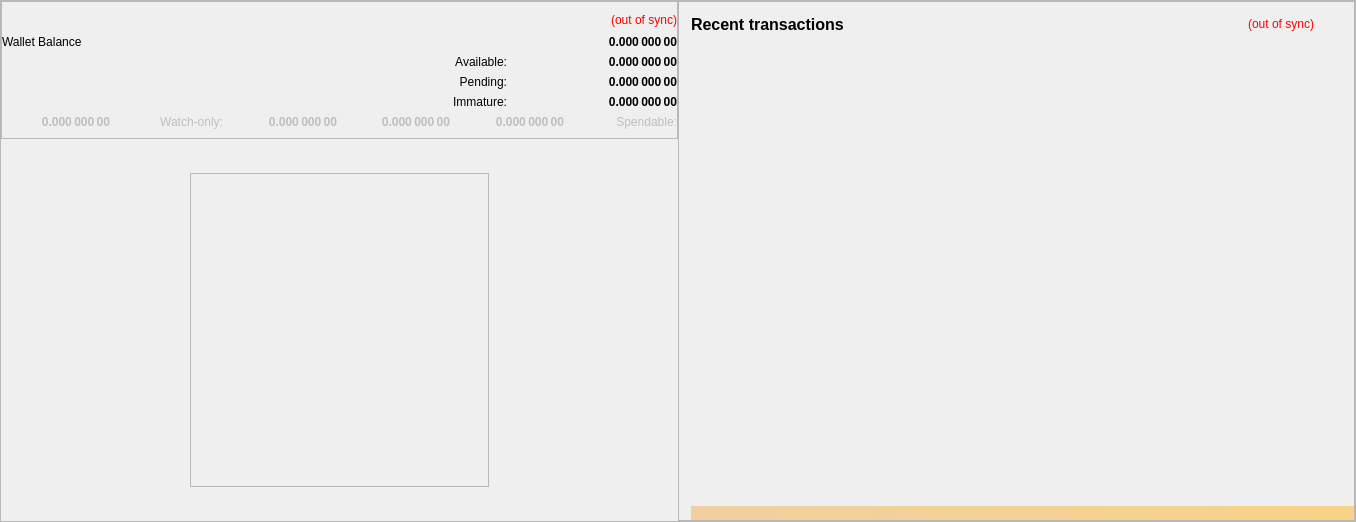
<?xml version="1.0" encoding="UTF-8"?>
<ui version="4.0">
 <class>OverviewPage</class>
 <widget class="QWidget" name="OverviewPage">
  <property name="geometry">
   <rect>
    <x>0</x>
    <y>0</y>
    <width>1356</width>
    <height>522</height>
   </rect>
  </property>
  <property name="minimumSize">
   <size>
    <width>960</width>
    <height>0</height>
   </size>
  </property>
  <property name="font">
   <font>
    <weight>50</weight>
    <bold>false</bold>
   </font>
  </property>
  <property name="windowTitle">
   <string>Form</string>
  </property>
  <layout class="QVBoxLayout" name="topLayout" stretch="0">
   <property name="leftMargin">
    <number>0</number>
   </property>
   <property name="topMargin">
    <number>0</number>
   </property>
   <property name="rightMargin">
    <number>0</number>
   </property>
   <property name="bottomMargin">
    <number>0</number>
   </property>
   <item>
    <widget class="QFrame" name="frame_BG">
     <property name="minimumSize">
      <size>
       <width>850</width>
       <height>0</height>
      </size>
     </property>
     <property name="maximumSize">
      <size>
       <width>16777215</width>
       <height>16777215</height>
      </size>
     </property>
     <property name="frameShape">
      <enum>QFrame::StyledPanel</enum>
     </property>
     <property name="frameShadow">
      <enum>QFrame::Raised</enum>
     </property>
     <layout class="QVBoxLayout" name="verticalLayout_3" stretch="0">
      <property name="leftMargin">
       <number>0</number>
      </property>
      <property name="topMargin">
       <number>0</number>
      </property>
      <property name="rightMargin">
       <number>0</number>
      </property>
      <property name="bottomMargin">
       <number>0</number>
      </property>
      <item>
       <layout class="QVBoxLayout" name="verticalLayout_Master" stretch="1">
        <property name="leftMargin">
         <number>0</number>
        </property>
        <property name="topMargin">
         <number>0</number>
        </property>
        <property name="rightMargin">
         <number>0</number>
        </property>
        <property name="bottomMargin">
         <number>0</number>
        </property>
        <item>
         <widget class="QFrame" name="frame_Content">
          <layout class="QVBoxLayout" name="verticalLayout_Content">
           <property name="leftMargin">
            <number>0</number>
           </property>
           <property name="topMargin">
            <number>0</number>
           </property>
           <property name="rightMargin">
            <number>0</number>
           </property>
           <property name="bottomMargin">
            <number>0</number>
           </property>
           <item>
            <layout class="QHBoxLayout" name="horizontalLayout_Content" stretch="1,1">
             <property name="spacing">
              <number>0</number>
             </property>
             <item>
              <layout class="QVBoxLayout" name="verticalLayout_left" stretch="0,1">
               <item>
                <widget class="QFrame" name="frameBalances">
                 <property name="enabled">
                  <bool>true</bool>
                 </property>
                 <property name="frameShape">
                  <enum>QFrame::StyledPanel</enum>
                 </property>
                 <property name="frameShadow">
                  <enum>QFrame::Raised</enum>
                 </property>
                 <layout class="QVBoxLayout" name="verticalLayout_4">
                  <property name="leftMargin">
                   <number>0</number>
                  </property>
                  <property name="rightMargin">
                   <number>0</number>
                  </property>
                  <item>
                   <layout class="QHBoxLayout" name="hlBalancesHeader" stretch="0,0">
                    <property name="spacing">
                     <number>6</number>
                    </property>
                    <property name="sizeConstraint">
                     <enum>QLayout::SetFixedSize</enum>
                    </property>
                    <item>
                     <widget class="QLabel" name="labelBalances">
                      <property name="minimumSize">
                       <size>
                        <width>0</width>
                        <height>0</height>
                       </size>
                      </property>
                      <property name="font">
                       <font>
                        <pointsize>12</pointsize>
                        <weight>75</weight>
                        <bold>true</bold>
                       </font>
                      </property>
                      <property name="text">
                       <string/>
                      </property>
                     </widget>
                    </item>
                    <item>
                     <widget class="QLabel" name="labelWalletStatus">
                      <property name="cursor">
                       <cursorShape>WhatsThisCursor</cursorShape>
                      </property>
                      <property name="toolTip">
                       <string>The displayed information may be out of date. Your wallet automatically synchronizes with the WORKBIT network after a connection is established, but this process has not completed yet.</string>
                      </property>
                      <property name="styleSheet">
                       <string notr="true">QLabel { color: red; }</string>
                      </property>
                      <property name="text">
                       <string notr="true">(out of sync)</string>
                      </property>
                      <property name="alignment">
                       <set>Qt::AlignRight|Qt::AlignTrailing|Qt::AlignVCenter</set>
                      </property>
                     </widget>
                    </item>
                   </layout>
                  </item>
                  <item>
                   <layout class="QHBoxLayout" name="horizontalLayout">
                    <property name="spacing">
                     <number>0</number>
                    </property>
                    <item>
                     <widget class="QLabel" name="labelTotalText">
                      <property name="text">
                       <string>Wallet Balance</string>
                      </property>
                      <property name="textInteractionFlags">
                       <set>Qt::NoTextInteraction</set>
                      </property>
                     </widget>
                    </item>
                    <item>
                     <widget class="QLabel" name="labelTotal">
                      <property name="font">
                       <font>
                        <weight>75</weight>
                        <bold>true</bold>
                       </font>
                      </property>
                      <property name="cursor">
                       <cursorShape>ArrowCursor</cursorShape>
                      </property>
                      <property name="toolTip">
                       <string>Your current spendable balance</string>
                      </property>
                      <property name="text">
                       <string notr="true">0.000 000 00</string>
                      </property>
                      <property name="alignment">
                       <set>Qt::AlignRight|Qt::AlignTrailing|Qt::AlignVCenter</set>
                      </property>
                      <property name="textInteractionFlags">
                       <set>Qt::NoTextInteraction</set>
                      </property>
                     </widget>
                    </item>
                   </layout>
                  </item>
                  <item>
                   <layout class="QHBoxLayout" name="horizontalLayout_3">
                    <item>
                     <widget class="QLabel" name="label_2">
                      <property name="text">
                       <string/>
                      </property>
                     </widget>
                    </item>
                    <item>
                     <widget class="QLabel" name="label">
                      <property name="text">
                       <string/>
                      </property>
                     </widget>
                    </item>
                    <item>
                     <widget class="QLabel" name="labelBalanceText">
                      <property name="text">
                       <string>Available:</string>
                      </property>
                      <property name="alignment">
                       <set>Qt::AlignRight|Qt::AlignTrailing|Qt::AlignVCenter</set>
                      </property>
                      <property name="textInteractionFlags">
                       <set>Qt::NoTextInteraction</set>
                      </property>
                     </widget>
                    </item>
                    <item>
                     <widget class="QLabel" name="labelBalance">
                      <property name="font">
                       <font>
                        <weight>75</weight>
                        <bold>true</bold>
                       </font>
                      </property>
                      <property name="cursor">
                       <cursorShape>ArrowCursor</cursorShape>
                      </property>
                      <property name="toolTip">
                       <string>Your current total balance</string>
                      </property>
                      <property name="text">
                       <string notr="true">0.000 000 00</string>
                      </property>
                      <property name="alignment">
                       <set>Qt::AlignRight|Qt::AlignTrailing|Qt::AlignVCenter</set>
                      </property>
                      <property name="textInteractionFlags">
                       <set>Qt::NoTextInteraction</set>
                      </property>
                     </widget>
                    </item>
                   </layout>
                  </item>
                  <item>
                   <layout class="QHBoxLayout" name="horizontalLayout_4">
                    <item>
                     <widget class="QLabel" name="label_5">
                      <property name="text">
                       <string/>
                      </property>
                     </widget>
                    </item>
                    <item>
                     <widget class="QLabel" name="label_3">
                      <property name="text">
                       <string/>
                      </property>
                     </widget>
                    </item>
                    <item>
                     <widget class="QLabel" name="labelPendingText">
                      <property name="text">
                       <string>Pending:</string>
                      </property>
                      <property name="alignment">
                       <set>Qt::AlignRight|Qt::AlignTrailing|Qt::AlignVCenter</set>
                      </property>
                      <property name="textInteractionFlags">
                       <set>Qt::NoTextInteraction</set>
                      </property>
                     </widget>
                    </item>
                    <item>
                     <widget class="QLabel" name="labelUnconfirmed">
                      <property name="font">
                       <font>
                        <weight>75</weight>
                        <bold>true</bold>
                       </font>
                      </property>
                      <property name="cursor">
                       <cursorShape>ArrowCursor</cursorShape>
                      </property>
                      <property name="toolTip">
                       <string>Total of transactions that have yet to be confirmed, and do not yet count toward the spendable balance</string>
                      </property>
                      <property name="text">
                       <string notr="true">0.000 000 00</string>
                      </property>
                      <property name="alignment">
                       <set>Qt::AlignRight|Qt::AlignTrailing|Qt::AlignVCenter</set>
                      </property>
                      <property name="textInteractionFlags">
                       <set>Qt::NoTextInteraction</set>
                      </property>
                     </widget>
                    </item>
                   </layout>
                  </item>
                  <item>
                   <layout class="QHBoxLayout" name="horizontalLayout_6">
                    <item>
                     <widget class="QLabel" name="label_7">
                      <property name="text">
                       <string/>
                      </property>
                     </widget>
                    </item>
                    <item>
                     <widget class="QLabel" name="label_6">
                      <property name="text">
                       <string/>
                      </property>
                     </widget>
                    </item>
                    <item>
                     <widget class="QLabel" name="labelImmatureText">
                      <property name="text">
                       <string>Immature:</string>
                      </property>
                      <property name="alignment">
                       <set>Qt::AlignRight|Qt::AlignTrailing|Qt::AlignVCenter</set>
                      </property>
                      <property name="textInteractionFlags">
                       <set>Qt::NoTextInteraction</set>
                      </property>
                     </widget>
                    </item>
                    <item>
                     <widget class="QLabel" name="labelImmature">
                      <property name="font">
                       <font>
                        <weight>75</weight>
                        <bold>true</bold>
                       </font>
                      </property>
                      <property name="cursor">
                       <cursorShape>ArrowCursor</cursorShape>
                      </property>
                      <property name="toolTip">
                       <string>Staked or masternode rewards that has not yet matured</string>
                      </property>
                      <property name="text">
                       <string notr="true">0.000 000 00</string>
                      </property>
                      <property name="alignment">
                       <set>Qt::AlignRight|Qt::AlignTrailing|Qt::AlignVCenter</set>
                      </property>
                      <property name="textInteractionFlags">
                       <set>Qt::NoTextInteraction</set>
                      </property>
                     </widget>
                    </item>
                   </layout>
                  </item>
                  <item>
                   <layout class="QHBoxLayout" name="horizontalLayout_7">
                    <item>
                     <widget class="QLabel" name="labelWatchTotal">
                      <property name="enabled">
                       <bool>false</bool>
                      </property>
                      <property name="font">
                       <font>
                        <weight>75</weight>
                        <bold>true</bold>
                       </font>
                      </property>
                      <property name="cursor">
                       <cursorShape>ArrowCursor</cursorShape>
                      </property>
                      <property name="toolTip">
                       <string>Current total balance in watch-only addresses</string>
                      </property>
                      <property name="text">
                       <string notr="true">0.000 000 00</string>
                      </property>
                      <property name="alignment">
                       <set>Qt::AlignRight|Qt::AlignTrailing|Qt::AlignVCenter</set>
                      </property>
                      <property name="textInteractionFlags">
                       <set>Qt::NoTextInteraction</set>
                      </property>
                     </widget>
                    </item>
                    <item>
                     <widget class="QLabel" name="labelWatchonly">
                      <property name="enabled">
                       <bool>false</bool>
                      </property>
                      <property name="text">
                       <string>Watch-only:</string>
                      </property>
                      <property name="alignment">
                       <set>Qt::AlignRight|Qt::AlignTrailing|Qt::AlignVCenter</set>
                      </property>
                     </widget>
                    </item>
                    <item>
                     <widget class="QLabel" name="labelWatchImmature">
                      <property name="enabled">
                       <bool>false</bool>
                      </property>
                      <property name="font">
                       <font>
                        <weight>75</weight>
                        <bold>true</bold>
                       </font>
                      </property>
                      <property name="cursor">
                       <cursorShape>ArrowCursor</cursorShape>
                      </property>
                      <property name="toolTip">
                       <string>Staked or masternode rewards in watch-only addresses that has not yet matured</string>
                      </property>
                      <property name="text">
                       <string notr="true">0.000 000 00</string>
                      </property>
                      <property name="alignment">
                       <set>Qt::AlignRight|Qt::AlignTrailing|Qt::AlignVCenter</set>
                      </property>
                      <property name="textInteractionFlags">
                       <set>Qt::NoTextInteraction</set>
                      </property>
                     </widget>
                    </item>
                    <item>
                     <widget class="QLabel" name="labelWatchPending">
                      <property name="enabled">
                       <bool>false</bool>
                      </property>
                      <property name="font">
                       <font>
                        <weight>75</weight>
                        <bold>true</bold>
                       </font>
                      </property>
                      <property name="cursor">
                       <cursorShape>ArrowCursor</cursorShape>
                      </property>
                      <property name="toolTip">
                       <string>Unconfirmed transactions to watch-only addresses</string>
                      </property>
                      <property name="text">
                       <string notr="true">0.000 000 00</string>
                      </property>
                      <property name="alignment">
                       <set>Qt::AlignRight|Qt::AlignTrailing|Qt::AlignVCenter</set>
                      </property>
                      <property name="textInteractionFlags">
                       <set>Qt::NoTextInteraction</set>
                      </property>
                     </widget>
                    </item>
                    <item>
                     <widget class="QLabel" name="labelWatchAvailable">
                      <property name="enabled">
                       <bool>false</bool>
                      </property>
                      <property name="font">
                       <font>
                        <weight>75</weight>
                        <bold>true</bold>
                       </font>
                      </property>
                      <property name="cursor">
                       <cursorShape>ArrowCursor</cursorShape>
                      </property>
                      <property name="toolTip">
                       <string>Your current balance in watch-only addresses</string>
                      </property>
                      <property name="text">
                       <string notr="true">0.000 000 00</string>
                      </property>
                      <property name="alignment">
                       <set>Qt::AlignRight|Qt::AlignTrailing|Qt::AlignVCenter</set>
                      </property>
                      <property name="textInteractionFlags">
                       <set>Qt::NoTextInteraction</set>
                      </property>
                     </widget>
                    </item>
                    <item>
                     <widget class="QLabel" name="labelSpendable">
                      <property name="enabled">
                       <bool>false</bool>
                      </property>
                      <property name="text">
                       <string>Spendable:</string>
                      </property>
                      <property name="alignment">
                       <set>Qt::AlignRight|Qt::AlignTrailing|Qt::AlignVCenter</set>
                      </property>
                     </widget>
                    </item>
                   </layout>
                  </item>
                 </layout>
                </widget>
               </item>
               <item alignment="Qt::AlignHCenter|Qt::AlignVCenter">
                <widget class="QFrame" name="frameLogoIcon">
                 <property name="enabled">
                  <bool>true</bool>
                 </property>
                 <property name="minimumSize">
                  <size>
                   <width>299</width>
                   <height>314</height>
                  </size>
                 </property>
                 <property name="frameShape">
                  <enum>QFrame::StyledPanel</enum>
                 </property>
                 <property name="frameShadow">
                  <enum>QFrame::Raised</enum>
                 </property>
                 <widget class="QWidget" name="horizontalLayoutWidget">
                  <property name="geometry">
                   <rect>
                    <x>0</x>
                    <y>0</y>
                    <width>301</width>
                    <height>316</height>
                   </rect>
                  </property>
                  <layout class="QVBoxLayout" name="verticalLayout" stretch="0">
                   <property name="spacing">
                    <number>0</number>
                   </property>
                   <property name="sizeConstraint">
                    <enum>QLayout::SetMinimumSize</enum>
                   </property>
                   <item>
                    <widget class="QLabel" name="logoIcon">
                     <property name="minimumSize">
                      <size>
                       <width>299</width>
                       <height>314</height>
                      </size>
                     </property>
                     <property name="maximumSize">
                      <size>
                       <width>299</width>
                       <height>314</height>
                      </size>
                     </property>
                     <property name="text">
                      <string/>
                     </property>
                     <property name="alignment">
                      <set>Qt::AlignCenter</set>
                     </property>
                    </widget>
                   </item>
                  </layout>
                 </widget>
                </widget>
               </item>
              </layout>
             </item>
             <item>
              <layout class="QVBoxLayout" name="verticalLayout_right" stretch="0">
               <item>
                <widget class="QFrame" name="frame_RecentTransactions">
                 <property name="minimumSize">
                  <size>
                   <width>0</width>
                   <height>0</height>
                  </size>
                 </property>
                 <property name="maximumSize">
                  <size>
                   <width>16777215</width>
                   <height>16777214</height>
                  </size>
                 </property>
                 <property name="frameShape">
                  <enum>QFrame::StyledPanel</enum>
                 </property>
                 <property name="frameShadow">
                  <enum>QFrame::Raised</enum>
                 </property>
                 <layout class="QVBoxLayout" name="verticalLayout_1" stretch="0,0,0,0">
                  <property name="leftMargin">
                   <number>12</number>
                  </property>
                  <property name="topMargin">
                   <number>12</number>
                  </property>
                  <property name="rightMargin">
                   <number>0</number>
                  </property>
                  <property name="bottomMargin">
                   <number>0</number>
                  </property>
                  <item>
                   <layout class="QHBoxLayout" name="horizontalLayout_2" stretch="2,0,0">
                    <property name="spacing">
                     <number>3</number>
                    </property>
                    <item>
                     <widget class="QLabel" name="label_4">
                      <property name="minimumSize">
                       <size>
                        <width>0</width>
                        <height>20</height>
                       </size>
                      </property>
                      <property name="font">
                       <font>
                        <pointsize>12</pointsize>
                        <weight>75</weight>
                        <bold>true</bold>
                       </font>
                      </property>
                      <property name="text">
                       <string>Recent transactions</string>
                      </property>
                     </widget>
                    </item>
                    <item>
                     <widget class="QLabel" name="labelTransactionsStatus">
                      <property name="cursor">
                       <cursorShape>WhatsThisCursor</cursorShape>
                      </property>
                      <property name="toolTip">
                       <string>The displayed information may be out of date. Your wallet automatically synchronizes with the WORKBIT network after a connection is established, but this process has not completed yet.</string>
                      </property>
                      <property name="styleSheet">
                       <string notr="true">QLabel { color: red; }</string>
                      </property>
                      <property name="text">
                       <string notr="true">(out of sync)</string>
                      </property>
                      <property name="alignment">
                       <set>Qt::AlignRight|Qt::AlignTrailing|Qt::AlignVCenter</set>
                      </property>
                     </widget>
                    </item>
                    <item>
                     <spacer name="horizontalSpacer">
                      <property name="orientation">
                       <enum>Qt::Horizontal</enum>
                      </property>
                      <property name="sizeHint" stdset="0">
                       <size>
                        <width>40</width>
                        <height>20</height>
                       </size>
                      </property>
                     </spacer>
                    </item>
                   </layout>
                  </item>
                  <item>
                   <widget class="QListView" name="listTransactions">
                    <property name="minimumSize">
                     <size>
                      <width>0</width>
                      <height>0</height>
                     </size>
                    </property>
                    <property name="styleSheet">
                     <string notr="true">QListView { background: transparent; }</string>
                    </property>
                    <property name="frameShape">
                     <enum>QFrame::NoFrame</enum>
                    </property>
                    <property name="verticalScrollBarPolicy">
                     <enum>Qt::ScrollBarAlwaysOff</enum>
                    </property>
                    <property name="horizontalScrollBarPolicy">
                     <enum>Qt::ScrollBarAlwaysOff</enum>
                    </property>
                    <property name="sizeAdjustPolicy">
                     <enum>QAbstractScrollArea::AdjustToContentsOnFirstShow</enum>
                    </property>
                    <property name="autoScroll">
                     <bool>true</bool>
                    </property>
                    <property name="selectionMode">
                     <enum>QAbstractItemView::NoSelection</enum>
                    </property>
                    <property name="resizeMode">
                     <enum>QListView::Adjust</enum>
                    </property>
                   </widget>
                  </item>
                  <item>
                   <spacer name="verticalSpacer_2">
                    <property name="orientation">
                     <enum>Qt::Vertical</enum>
                    </property>
                    <property name="sizeType">
                     <enum>QSizePolicy::Expanding</enum>
                    </property>
                    <property name="sizeHint" stdset="0">
                     <size>
                      <width>20</width>
                      <height>40</height>
                     </size>
                    </property>
                   </spacer>
                  </item>
                  <item>
                   <widget class="QLabel" name="labelAlerts">
                    <property name="maximumSize">
                     <size>
                      <width>16777215</width>
                      <height>16777215</height>
                     </size>
                    </property>
                    <property name="styleSheet">
                     <string notr="true">background-color: qlineargradient(x1: 0, y1: 0, x2: 1, y2: 0, stop:0 #F0D0A0, stop:1 #F8D488); color:#000000;</string>
                    </property>
                    <property name="text">
                     <string/>
                    </property>
                    <property name="wordWrap">
                     <bool>true</bool>
                    </property>
                    <property name="margin">
                     <number>3</number>
                    </property>
                   </widget>
                  </item>
                 </layout>
                </widget>
               </item>
              </layout>
             </item>
            </layout>
           </item>
          </layout>
         </widget>
        </item>
       </layout>
      </item>
     </layout>
    </widget>
   </item>
  </layout>
 </widget>
 <resources/>
 <connections/>
</ui>
